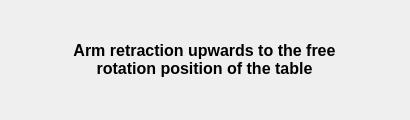
<?xml version="1.0" encoding="UTF-8"?>
<ui version="4.0">
 <class>Form</class>
 <widget class="QWidget" name="Form">
  <property name="geometry">
   <rect>
    <x>0</x>
    <y>0</y>
    <width>410</width>
    <height>120</height>
   </rect>
  </property>
  <property name="windowTitle">
   <string>Process in progress...</string>
  </property>
  <widget class="QWidget" name="verticalLayoutWidget">
   <property name="geometry">
    <rect>
     <x>40</x>
     <y>20</y>
     <width>331</width>
     <height>81</height>
    </rect>
   </property>
   <layout class="QVBoxLayout" name="verticalLayout"/>
  </widget>
  <widget class="QLabel" name="label">
   <property name="geometry">
    <rect>
     <x>50</x>
     <y>20</y>
     <width>309</width>
     <height>79</height>
    </rect>
   </property>
   <property name="font">
    <font>
     <pointsize>12</pointsize>
     <weight>75</weight>
     <bold>true</bold>
    </font>
   </property>
   <property name="text">
    <string>Arm retraction upwards to the free rotation position of the table</string>
   </property>
   <property name="alignment">
    <set>Qt::AlignCenter</set>
   </property>
   <property name="wordWrap">
    <bool>true</bool>
   </property>
  </widget>
 </widget>
 <resources/>
 <connections/>
</ui>
